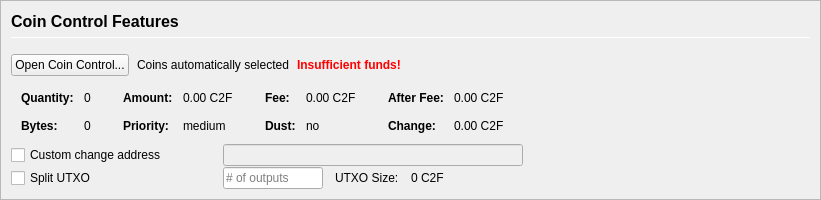
         <widget class="QFrame" name="frameCoinControl">
          <property name="sizePolicy">
           <sizepolicy hsizetype="Expanding" vsizetype="Expanding">
            <horstretch>0</horstretch>
            <verstretch>0</verstretch>
           </sizepolicy>
          </property>
          <property name="maximumSize">
           <size>
            <width>16777215</width>
            <height>16777215</height>
           </size>
          </property>
          <property name="frameShape">
           <enum>QFrame::StyledPanel</enum>
          </property>
          <property name="frameShadow">
           <enum>QFrame::Sunken</enum>
          </property>
          <layout class="QVBoxLayout" name="verticalLayoutCoinControl2">
           <property name="spacing">
            <number>0</number>
           </property>
           <property name="leftMargin">
            <number>0</number>
           </property>
           <property name="topMargin">
            <number>0</number>
           </property>
           <property name="rightMargin">
            <number>0</number>
           </property>
           <property name="bottomMargin">
            <number>0</number>
           </property>
           <item>
            <widget class="QFrame" name="frameCoinControl_BG">
             <layout class="QVBoxLayout" name="verticalLayoutCoinControl" stretch="0,0,0,0,0,0">
              <property name="spacing">
               <number>1</number>
              </property>
              <property name="leftMargin">
               <number>10</number>
              </property>
              <property name="topMargin">
               <number>10</number>
              </property>
              <item>
               <layout class="QHBoxLayout" name="horizontalLayoutCoinControl1">
                <property name="bottomMargin">
                 <number>15</number>
                </property>
                <item>
                 <layout class="QVBoxLayout" name="verticalLayout_3">
                  <property name="spacing">
                   <number>6</number>
                  </property>
                  <item>
                   <widget class="QLabel" name="labelCoinControlFeatures">
                    <property name="sizePolicy">
                     <sizepolicy hsizetype="Preferred" vsizetype="Maximum">
                      <horstretch>0</horstretch>
                      <verstretch>0</verstretch>
                     </sizepolicy>
                    </property>
                    <property name="minimumSize">
                     <size>
                      <width>0</width>
                      <height>20</height>
                     </size>
                    </property>
                    <property name="font">
                     <font>
                      <pointsize>12</pointsize>
                      <weight>75</weight>
                      <bold>true</bold>
                     </font>
                    </property>
                    <property name="styleSheet">
                     <string notr="true">font-weight:bold;</string>
                    </property>
                    <property name="text">
                     <string>Coin Control Features</string>
                    </property>
                   </widget>
                  </item>
                  <item>
                   <widget class="Line" name="line">
                    <property name="minimumSize">
                     <size>
                      <width>0</width>
                      <height>1</height>
                     </size>
                    </property>
                    <property name="maximumSize">
                     <size>
                      <width>16777215</width>
                      <height>1</height>
                     </size>
                    </property>
                    <property name="orientation">
                     <enum>Qt::Horizontal</enum>
                    </property>
                   </widget>
                  </item>
                 </layout>
                </item>
               </layout>
              </item>
              <item>
               <layout class="QHBoxLayout" name="horizontalLayoutCoinControl2" stretch="0,0,0,0">
                <property name="spacing">
                 <number>8</number>
                </property>
                <property name="bottomMargin">
                 <number>10</number>
                </property>
                <item>
                 <widget class="QPushButton" name="pushButtonCoinControl">
                  <property name="styleSheet">
                   <string notr="true"/>
                  </property>
                  <property name="text">
                   <string>Open Coin Control...</string>
                  </property>
                  <property name="autoDefault">
                   <bool>false</bool>
                  </property>
                 </widget>
                </item>
                <item>
                 <widget class="QLabel" name="labelCoinControlAutomaticallySelected">
                  <property name="text">
                   <string>Coins automatically selected</string>
                  </property>
                  <property name="margin">
                   <number>5</number>
                  </property>
                 </widget>
                </item>
                <item>
                 <widget class="QLabel" name="labelCoinControlInsuffFunds">
                  <property name="font">
                   <font>
                    <weight>75</weight>
                    <bold>true</bold>
                   </font>
                  </property>
                  <property name="styleSheet">
                   <string notr="true">color:red;font-weight:bold;</string>
                  </property>
                  <property name="text">
                   <string>Insufficient funds!</string>
                  </property>
                  <property name="margin">
                   <number>5</number>
                  </property>
                 </widget>
                </item>
                <item>
                 <spacer name="horizontalSpacerCoinControl">
                  <property name="orientation">
                   <enum>Qt::Horizontal</enum>
                  </property>
                  <property name="sizeHint" stdset="0">
                   <size>
                    <width>40</width>
                    <height>1</height>
                   </size>
                  </property>
                 </spacer>
                </item>
               </layout>
              </item>
              <item>
               <widget class="QWidget" name="widgetCoinControl" native="true">
                <property name="sizePolicy">
                 <sizepolicy hsizetype="Preferred" vsizetype="Preferred">
                  <horstretch>0</horstretch>
                  <verstretch>0</verstretch>
                 </sizepolicy>
                </property>
                <property name="minimumSize">
                 <size>
                  <width>0</width>
                  <height>0</height>
                 </size>
                </property>
                <property name="styleSheet">
                 <string notr="true"/>
                </property>
                <layout class="QHBoxLayout" name="horizontalLayoutCoinControl5">
                 <property name="leftMargin">
                  <number>0</number>
                 </property>
                 <property name="topMargin">
                  <number>0</number>
                 </property>
                 <property name="rightMargin">
                  <number>0</number>
                 </property>
                 <property name="bottomMargin">
                  <number>0</number>
                 </property>
                 <item>
                  <layout class="QHBoxLayout" name="horizontalLayoutCoinControl3" stretch="0,0,0,1">
                   <property name="spacing">
                    <number>20</number>
                   </property>
                   <property name="topMargin">
                    <number>0</number>
                   </property>
                   <property name="bottomMargin">
                    <number>10</number>
                   </property>
                   <item>
                    <layout class="QFormLayout" name="formLayoutCoinControl1">
                     <property name="horizontalSpacing">
                      <number>10</number>
                     </property>
                     <property name="verticalSpacing">
                      <number>14</number>
                     </property>
                     <property name="leftMargin">
                      <number>10</number>
                     </property>
                     <property name="topMargin">
                      <number>4</number>
                     </property>
                     <property name="rightMargin">
                      <number>6</number>
                     </property>
                     <item row="0" column="0">
                      <widget class="QLabel" name="labelCoinControlQuantityText">
                       <property name="font">
                        <font>
                         <weight>75</weight>
                         <bold>true</bold>
                        </font>
                       </property>
                       <property name="text">
                        <string>Quantity:</string>
                       </property>
                       <property name="margin">
                        <number>0</number>
                       </property>
                      </widget>
                     </item>
                     <item row="0" column="1">
                      <widget class="QLabel" name="labelCoinControlQuantity">
                       <property name="cursor">
                        <cursorShape>IBeamCursor</cursorShape>
                       </property>
                       <property name="contextMenuPolicy">
                        <enum>Qt::ActionsContextMenu</enum>
                       </property>
                       <property name="text">
                        <string notr="true">0</string>
                       </property>
                       <property name="margin">
                        <number>0</number>
                       </property>
                       <property name="textInteractionFlags">
                        <set>Qt::LinksAccessibleByMouse|Qt::TextSelectableByKeyboard|Qt::TextSelectableByMouse</set>
                       </property>
                      </widget>
                     </item>
                     <item row="1" column="0">
                      <widget class="QLabel" name="labelCoinControlBytesText">
                       <property name="font">
                        <font>
                         <weight>75</weight>
                         <bold>true</bold>
                        </font>
                       </property>
                       <property name="text">
                        <string>Bytes:</string>
                       </property>
                      </widget>
                     </item>
                     <item row="1" column="1">
                      <widget class="QLabel" name="labelCoinControlBytes">
                       <property name="cursor">
                        <cursorShape>IBeamCursor</cursorShape>
                       </property>
                       <property name="contextMenuPolicy">
                        <enum>Qt::ActionsContextMenu</enum>
                       </property>
                       <property name="text">
                        <string notr="true">0</string>
                       </property>
                       <property name="textInteractionFlags">
                        <set>Qt::LinksAccessibleByMouse|Qt::TextSelectableByKeyboard|Qt::TextSelectableByMouse</set>
                       </property>
                      </widget>
                     </item>
                    </layout>
                   </item>
                   <item>
                    <layout class="QFormLayout" name="formLayoutCoinControl2">
                     <property name="horizontalSpacing">
                      <number>10</number>
                     </property>
                     <property name="verticalSpacing">
                      <number>14</number>
                     </property>
                     <property name="leftMargin">
                      <number>6</number>
                     </property>
                     <property name="topMargin">
                      <number>4</number>
                     </property>
                     <property name="rightMargin">
                      <number>6</number>
                     </property>
                     <item row="0" column="0">
                      <widget class="QLabel" name="labelCoinControlAmountText">
                       <property name="font">
                        <font>
                         <weight>75</weight>
                         <bold>true</bold>
                        </font>
                       </property>
                       <property name="text">
                        <string>Amount:</string>
                       </property>
                       <property name="margin">
                        <number>0</number>
                       </property>
                      </widget>
                     </item>
                     <item row="0" column="1">
                      <widget class="QLabel" name="labelCoinControlAmount">
                       <property name="cursor">
                        <cursorShape>IBeamCursor</cursorShape>
                       </property>
                       <property name="contextMenuPolicy">
                        <enum>Qt::ActionsContextMenu</enum>
                       </property>
                       <property name="text">
                        <string notr="true">0.00 C2F</string>
                       </property>
                       <property name="textInteractionFlags">
                        <set>Qt::LinksAccessibleByMouse|Qt::TextSelectableByKeyboard|Qt::TextSelectableByMouse</set>
                       </property>
                      </widget>
                     </item>
                     <item row="1" column="0">
                      <widget class="QLabel" name="labelCoinControlPriorityText">
                       <property name="font">
                        <font>
                         <weight>75</weight>
                         <bold>true</bold>
                        </font>
                       </property>
                       <property name="text">
                        <string>Priority:</string>
                       </property>
                      </widget>
                     </item>
                     <item row="1" column="1">
                      <widget class="QLabel" name="labelCoinControlPriority">
                       <property name="cursor">
                        <cursorShape>IBeamCursor</cursorShape>
                       </property>
                       <property name="contextMenuPolicy">
                        <enum>Qt::ActionsContextMenu</enum>
                       </property>
                       <property name="text">
                        <string>medium</string>
                       </property>
                       <property name="textInteractionFlags">
                        <set>Qt::LinksAccessibleByMouse|Qt::TextSelectableByKeyboard|Qt::TextSelectableByMouse</set>
                       </property>
                      </widget>
                     </item>
                    </layout>
                   </item>
                   <item>
                    <layout class="QFormLayout" name="formLayoutCoinControl3">
                     <property name="horizontalSpacing">
                      <number>10</number>
                     </property>
                     <property name="verticalSpacing">
                      <number>14</number>
                     </property>
                     <property name="leftMargin">
                      <number>6</number>
                     </property>
                     <property name="topMargin">
                      <number>4</number>
                     </property>
                     <property name="rightMargin">
                      <number>6</number>
                     </property>
                     <item row="0" column="0">
                      <widget class="QLabel" name="labelCoinControlFeeText">
                       <property name="font">
                        <font>
                         <weight>75</weight>
                         <bold>true</bold>
                        </font>
                       </property>
                       <property name="text">
                        <string>Fee:</string>
                       </property>
                       <property name="margin">
                        <number>0</number>
                       </property>
                      </widget>
                     </item>
                     <item row="0" column="1">
                      <widget class="QLabel" name="labelCoinControlFee">
                       <property name="cursor">
                        <cursorShape>IBeamCursor</cursorShape>
                       </property>
                       <property name="contextMenuPolicy">
                        <enum>Qt::ActionsContextMenu</enum>
                       </property>
                       <property name="text">
                        <string notr="true">0.00 C2F</string>
                       </property>
                       <property name="textInteractionFlags">
                        <set>Qt::LinksAccessibleByMouse|Qt::TextSelectableByKeyboard|Qt::TextSelectableByMouse</set>
                       </property>
                      </widget>
                     </item>
                     <item row="1" column="0">
                      <widget class="QLabel" name="labelCoinControlLowOutputText">
                       <property name="font">
                        <font>
                         <weight>75</weight>
                         <bold>true</bold>
                        </font>
                       </property>
                       <property name="text">
                        <string>Dust:</string>
                       </property>
                      </widget>
                     </item>
                     <item row="1" column="1">
                      <widget class="QLabel" name="labelCoinControlLowOutput">
                       <property name="cursor">
                        <cursorShape>IBeamCursor</cursorShape>
                       </property>
                       <property name="contextMenuPolicy">
                        <enum>Qt::ActionsContextMenu</enum>
                       </property>
                       <property name="text">
                        <string>no</string>
                       </property>
                       <property name="textInteractionFlags">
                        <set>Qt::LinksAccessibleByMouse|Qt::TextSelectableByKeyboard|Qt::TextSelectableByMouse</set>
                       </property>
                      </widget>
                     </item>
                    </layout>
                   </item>
                   <item>
                    <layout class="QFormLayout" name="formLayoutCoinControl4">
                     <property name="horizontalSpacing">
                      <number>10</number>
                     </property>
                     <property name="verticalSpacing">
                      <number>14</number>
                     </property>
                     <property name="leftMargin">
                      <number>6</number>
                     </property>
                     <property name="topMargin">
                      <number>4</number>
                     </property>
                     <property name="rightMargin">
                      <number>6</number>
                     </property>
                     <item row="0" column="0">
                      <widget class="QLabel" name="labelCoinControlAfterFeeText">
                       <property name="font">
                        <font>
                         <weight>75</weight>
                         <bold>true</bold>
                        </font>
                       </property>
                       <property name="text">
                        <string>After Fee:</string>
                       </property>
                       <property name="margin">
                        <number>0</number>
                       </property>
                      </widget>
                     </item>
                     <item row="0" column="1">
                      <widget class="QLabel" name="labelCoinControlAfterFee">
                       <property name="cursor">
                        <cursorShape>IBeamCursor</cursorShape>
                       </property>
                       <property name="contextMenuPolicy">
                        <enum>Qt::ActionsContextMenu</enum>
                       </property>
                       <property name="text">
                        <string notr="true">0.00 C2F</string>
                       </property>
                       <property name="textInteractionFlags">
                        <set>Qt::LinksAccessibleByMouse|Qt::TextSelectableByKeyboard|Qt::TextSelectableByMouse</set>
                       </property>
                      </widget>
                     </item>
                     <item row="1" column="0">
                      <widget class="QLabel" name="labelCoinControlChangeText">
                       <property name="font">
                        <font>
                         <weight>75</weight>
                         <bold>true</bold>
                        </font>
                       </property>
                       <property name="text">
                        <string>Change:</string>
                       </property>
                      </widget>
                     </item>
                     <item row="1" column="1">
                      <widget class="QLabel" name="labelCoinControlChange">
                       <property name="cursor">
                        <cursorShape>IBeamCursor</cursorShape>
                       </property>
                       <property name="contextMenuPolicy">
                        <enum>Qt::ActionsContextMenu</enum>
                       </property>
                       <property name="text">
                        <string notr="true">0.00 C2F</string>
                       </property>
                       <property name="textInteractionFlags">
                        <set>Qt::LinksAccessibleByMouse|Qt::TextSelectableByKeyboard|Qt::TextSelectableByMouse</set>
                       </property>
                      </widget>
                     </item>
                    </layout>
                   </item>
                  </layout>
                 </item>
                </layout>
               </widget>
              </item>
              <item>
               <layout class="QHBoxLayout" name="horizontalLayoutCoinControl4">
                <property name="spacing">
                 <number>12</number>
                </property>
                <property name="sizeConstraint">
                 <enum>QLayout::SetDefaultConstraint</enum>
                </property>
                <property name="topMargin">
                 <number>0</number>
                </property>
                <property name="rightMargin">
                 <number>0</number>
                </property>
                <item>
                 <widget class="QCheckBox" name="checkBoxCoinControlChange">
                  <property name="sizePolicy">
                   <sizepolicy hsizetype="Preferred" vsizetype="Preferred">
                    <horstretch>0</horstretch>
                    <verstretch>0</verstretch>
                   </sizepolicy>
                  </property>
                  <property name="minimumSize">
                   <size>
                    <width>200</width>
                    <height>0</height>
                   </size>
                  </property>
                  <property name="maximumSize">
                   <size>
                    <width>200</width>
                    <height>16777215</height>
                   </size>
                  </property>
                  <property name="toolTip">
                   <string>If this is activated, but the change address is empty or invalid, change will be sent to a newly generated address.</string>
                  </property>
                  <property name="text">
                   <string>Custom change address</string>
                  </property>
                 </widget>
                </item>
                <item>
                 <widget class="QValidatedLineEdit" name="lineEditCoinControlChange">
                  <property name="enabled">
                   <bool>false</bool>
                  </property>
                  <property name="sizePolicy">
                   <sizepolicy hsizetype="Preferred" vsizetype="Preferred">
                    <horstretch>0</horstretch>
                    <verstretch>0</verstretch>
                   </sizepolicy>
                  </property>
                  <property name="minimumSize">
                   <size>
                    <width>300</width>
                    <height>0</height>
                   </size>
                  </property>
                 </widget>
                </item>
                <item>
                 <widget class="QLabel" name="labelCoinControlChangeLabel">
                  <property name="sizePolicy">
                   <sizepolicy hsizetype="Preferred" vsizetype="Preferred">
                    <horstretch>0</horstretch>
                    <verstretch>0</verstretch>
                   </sizepolicy>
                  </property>
                  <property name="minimumSize">
                   <size>
                    <width>100</width>
                    <height>0</height>
                   </size>
                  </property>
                  <property name="text">
                   <string/>
                  </property>
                  <property name="margin">
                   <number>3</number>
                  </property>
                 </widget>
                </item>
               </layout>
              </item>
              <item>
               <layout class="QHBoxLayout" name="horizontalLayoutCoinControl6">
                <property name="spacing">
                 <number>12</number>
                </property>
                <property name="rightMargin">
                 <number>0</number>
                </property>
                <item>
                 <widget class="QCheckBox" name="splitBlockCheckBox">
                  <property name="sizePolicy">
                   <sizepolicy hsizetype="Preferred" vsizetype="Preferred">
                    <horstretch>0</horstretch>
                    <verstretch>0</verstretch>
                   </sizepolicy>
                  </property>
                  <property name="minimumSize">
                   <size>
                    <width>200</width>
                    <height>0</height>
                   </size>
                  </property>
                  <property name="maximumSize">
                   <size>
                    <width>200</width>
                    <height>16777215</height>
                   </size>
                  </property>
                  <property name="text">
                   <string>Split UTXO</string>
                  </property>
                 </widget>
                </item>
                <item>
                 <widget class="QLineEdit" name="splitBlockLineEdit">
                  <property name="sizePolicy">
                   <sizepolicy hsizetype="Preferred" vsizetype="Preferred">
                    <horstretch>50</horstretch>
                    <verstretch>0</verstretch>
                   </sizepolicy>
                  </property>
                  <property name="minimumSize">
                   <size>
                    <width>100</width>
                    <height>0</height>
                   </size>
                  </property>
                  <property name="maximumSize">
                   <size>
                    <width>100</width>
                    <height>16777215</height>
                   </size>
                  </property>
                  <property name="placeholderText">
                   <string># of outputs</string>
                  </property>
                 </widget>
                </item>
                <item>
                 <widget class="QLabel" name="labelBlockSizeText">
                  <property name="text">
                   <string>UTXO Size:</string>
                  </property>
                 </widget>
                </item>
                <item>
                 <widget class="QLabel" name="labelBlockSize">
                  <property name="text">
                   <string>0 C2F</string>
                  </property>
                 </widget>
                </item>
                <item>
                 <spacer name="horizontalSpacer_7">
                  <property name="orientation">
                   <enum>Qt::Horizontal</enum>
                  </property>
                  <property name="sizeHint" stdset="0">
                   <size>
                    <width>40</width>
                    <height>20</height>
                   </size>
                  </property>
                 </spacer>
                </item>
               </layout>
              </item>
              <item>
               <spacer name="verticalSpacerCoinControl">
                <property name="orientation">
                 <enum>Qt::Vertical</enum>
                </property>
                <property name="sizeHint" stdset="0">
                 <size>
                  <width>800</width>
                  <height>1</height>
                 </size>
                </property>
               </spacer>
              </item>
             </layout>
            </widget>
           </item>
          </layout>
         </widget>
